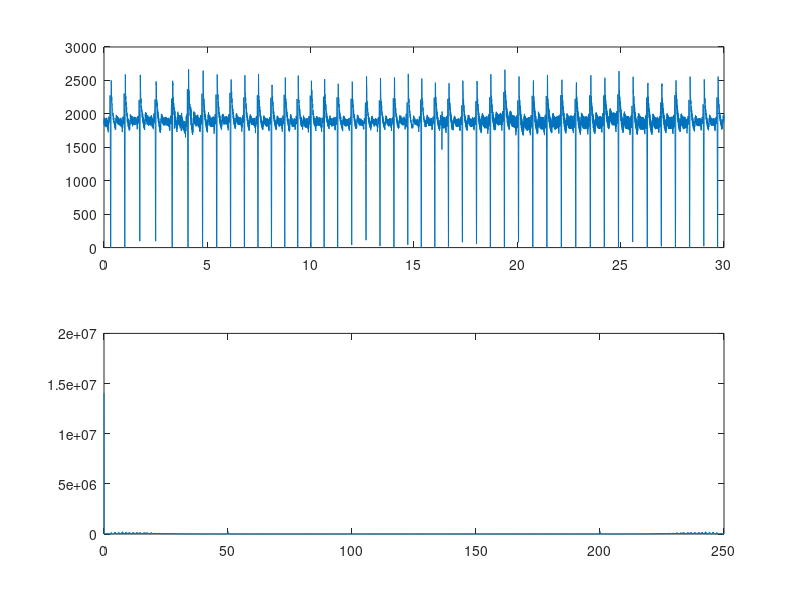

Here is the MATLAB script that generated this plot:
clear
close all

T_A = 4e-3;
f_A = 1/T_A;
T_MAX = 30;
BUFFERSIZE = T_MAX/T_A;

data = transpose(load("gabriel_ekg.mat").data);
t = linspace(0, T_MAX, T_MAX/T_A);

F_data = abs(fft(data));

x_f = linspace(0, f_A, BUFFERSIZE);

subplot(2,1,1)
plot(t, data)
subplot(2,1,2)
plot(x_f, F_data)


element_f_A = 50/BUFFERSIZE